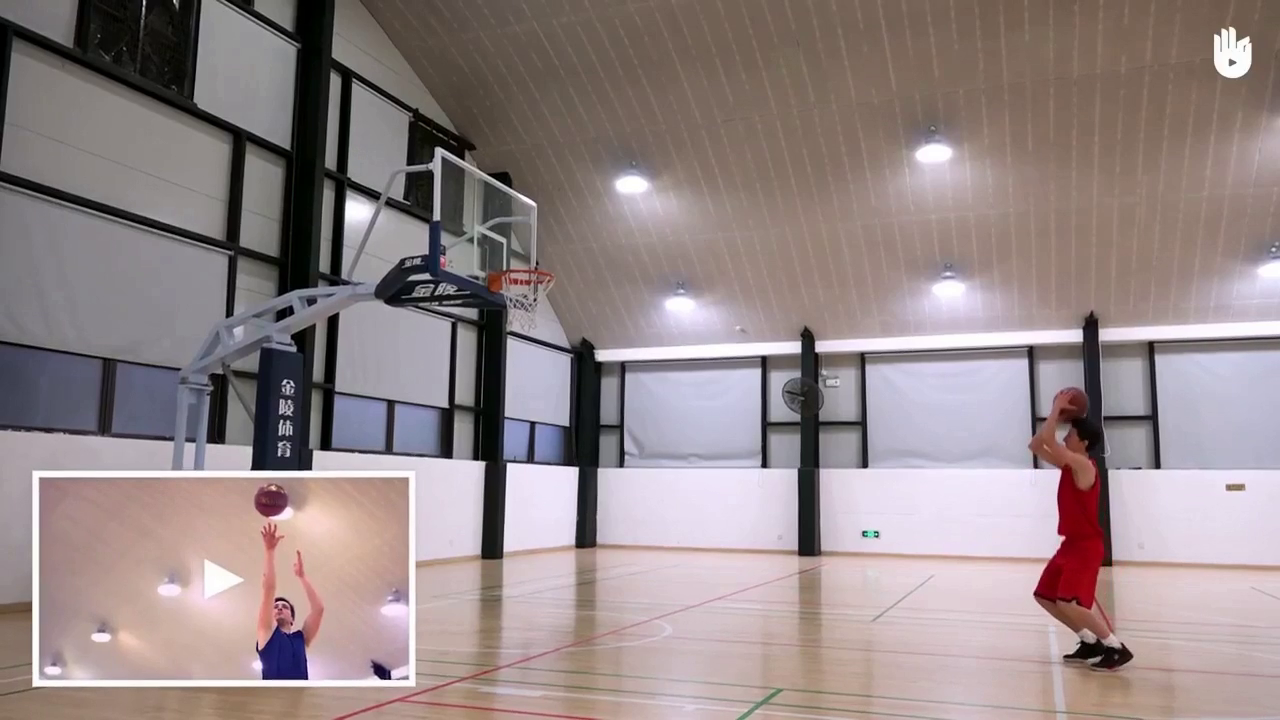
#> input picture frame 11 of Img1/107/bb3.mp4, 1280 x 720 px, given in place of walking.avi, which was not available
$ python 106.py
#> lines starting #> are read from the running program, lines starting #| are printed output that depends on the picture; after the words box and inside, x2 and y2 are one past the last pixel; in counts of white or black regions, pixels touching at a corner belong together; pictures that were not available may be replaced by others from this repository, and a replacement may not be noted
import cv2


# Crie nosso classificador de corpos
body_classifier=cv2.CascadeClassifier('./Imgss/106/haarcascade_fullbody.xml')

# Inicie a captura de vídeo para o arquivo de vídeo
cap = cv2.VideoCapture('./Imgss/106/walking.avi')

# Faça o loop assim que o vídeo for carregado com sucesso
while True:

    # Leia o primeiro quadro
    ret, frame = cap.read()
#> frame is the input picture: shape (720, 1280, 3); mean B, G, R 137.2, 136.4, 150.2


    # Converta cada quadro em escala de cinza
    gray=cv2.cvtColor(frame, cv2.COLOR_BGR2GRAY)
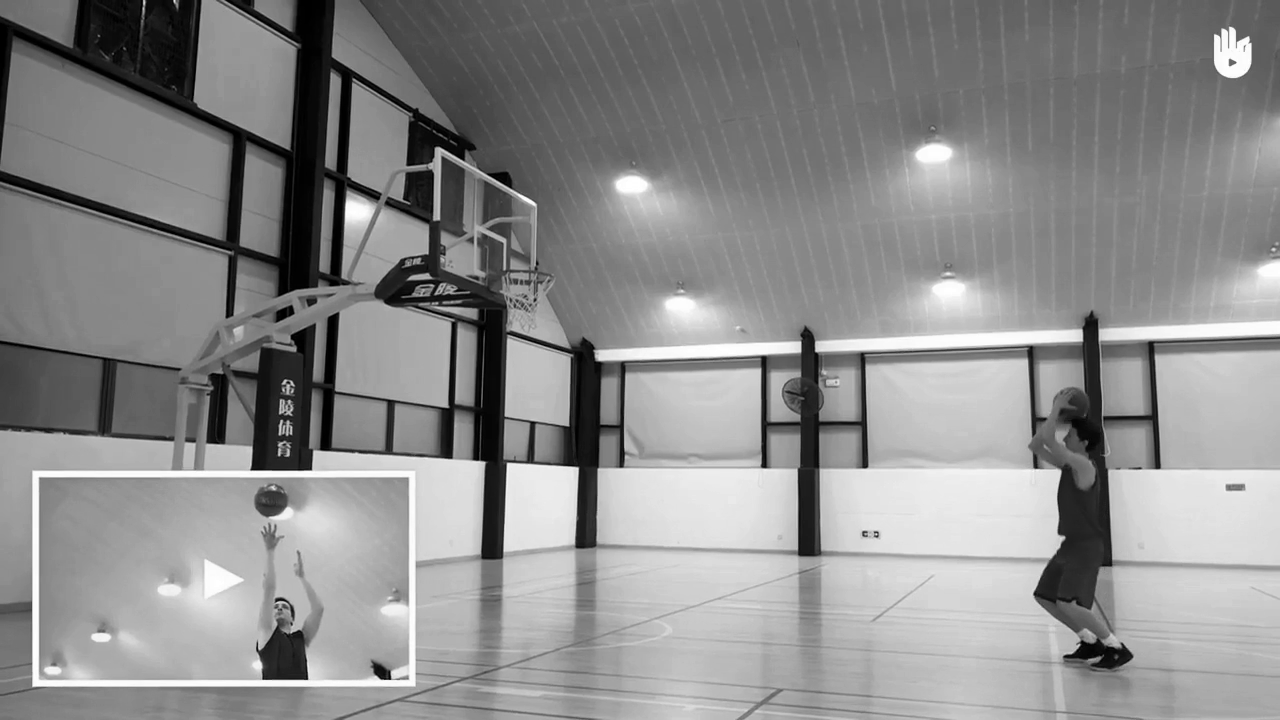
#> gray: shape (720, 1280); min 0, max 255, mean 140.6
    # Passe o quadro para nosso classificador de corpos
    bodies=body_classifier.detectMultiScale(gray)
#> bodies = [[251, 501, 34, 68], [242, 457, 55, 110], [715, 269, 179, 356]]

    # Extraia as caixas delimitadoras para quaisquer corpos identificados
    for (x,y,w,h) in bodies:
     cv2.rectangle(gray,(x,y),(x+w, y+h), (255,0,0), 2)
     ##R=cap[y:(y+h),x:(x+w)]
     cv2.imshow("vid",gray)
#> this loop made 3 passes
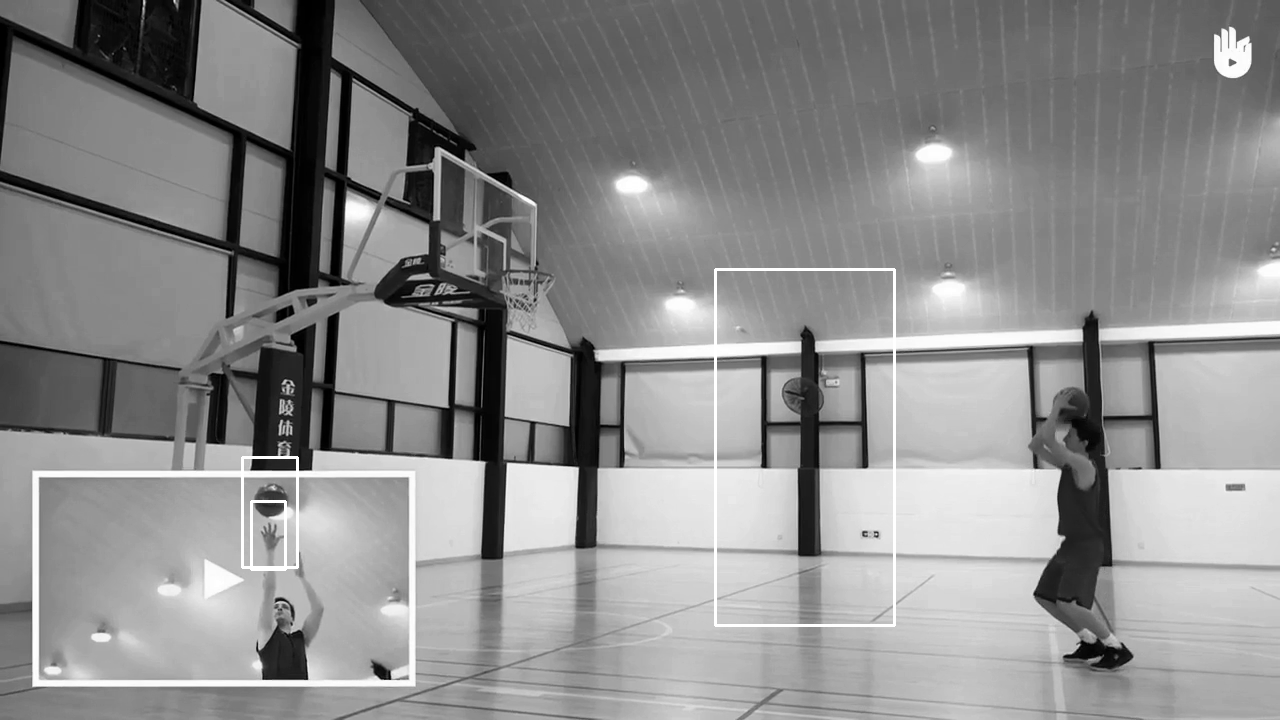
#> gray: shape (720, 1280); 0.52% of pixels changed, all inside (x1, y1, x2, y2) = (241, 268, 896, 627)
    if cv2.waitKey(1) == 32: #32 é a barra de espaço
#> (key Esc is pressed here)
        break


cap.release()
cv2.destroyAllWindows()

$ run again, starting later in the video
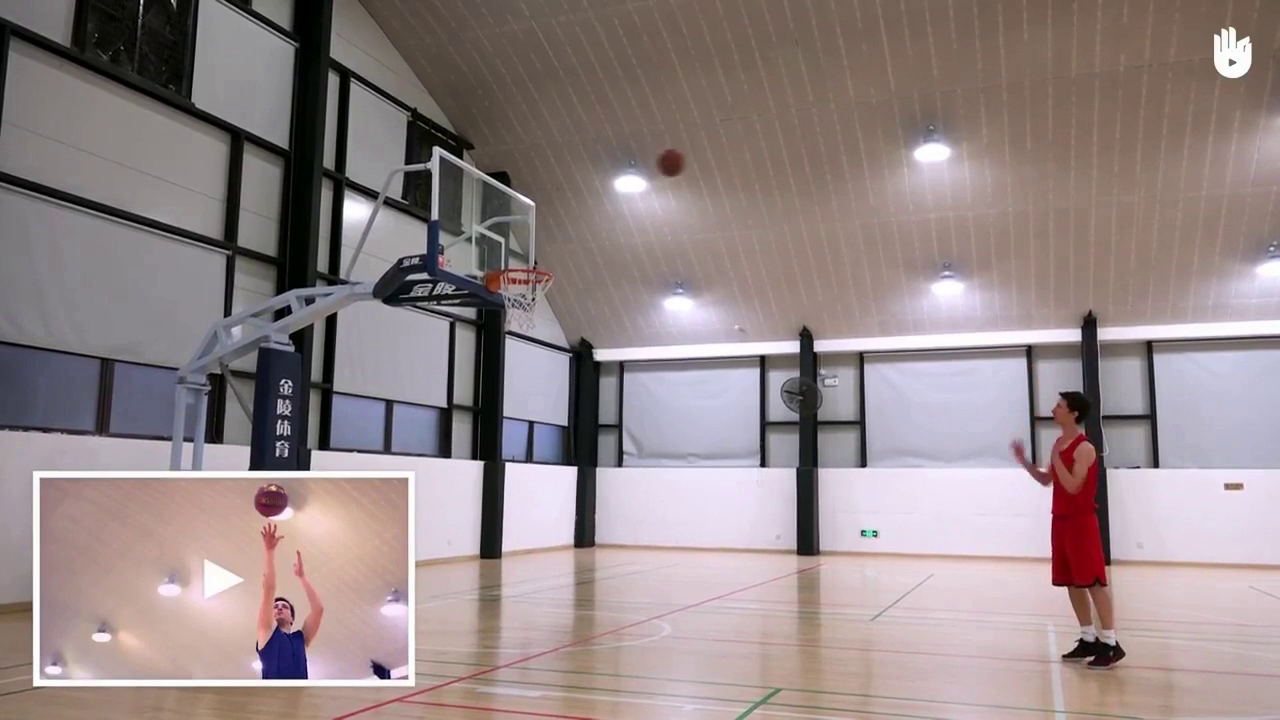
#> input picture frame 52 of Img1/107/bb3.mp4, 1280 x 720 px, given in place of walking.avi, which was not available
#> frame is the input picture: shape (720, 1280, 3); mean B, G, R 137.6, 136.7, 150.5
#> `gray=cv2.cvtColor(frame, cv2.COLOR_BGR2GRAY)`:
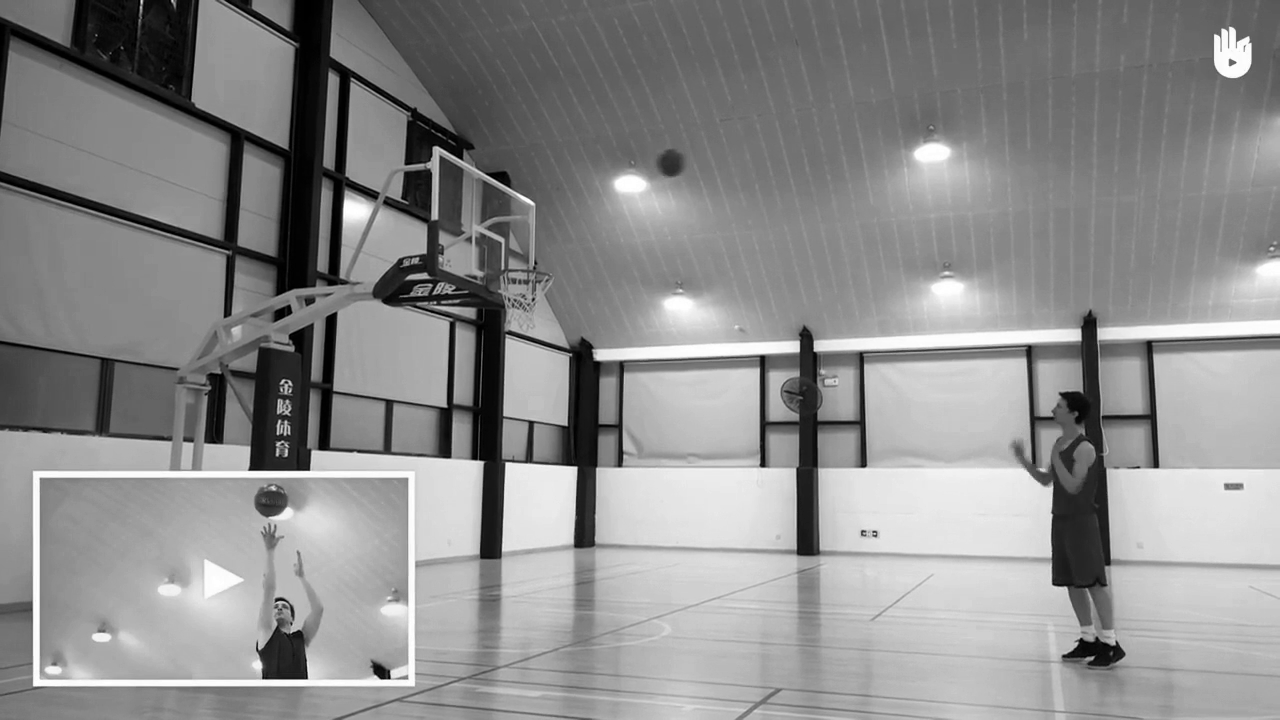
#> gray: shape (720, 1280); min 0, max 255, mean 140.9
#> bodies = [[241, 457, 56, 112]]
#> the loop `for (x,y,w,h) in bodies:` made 1 pass

$ run again, starting later in the video
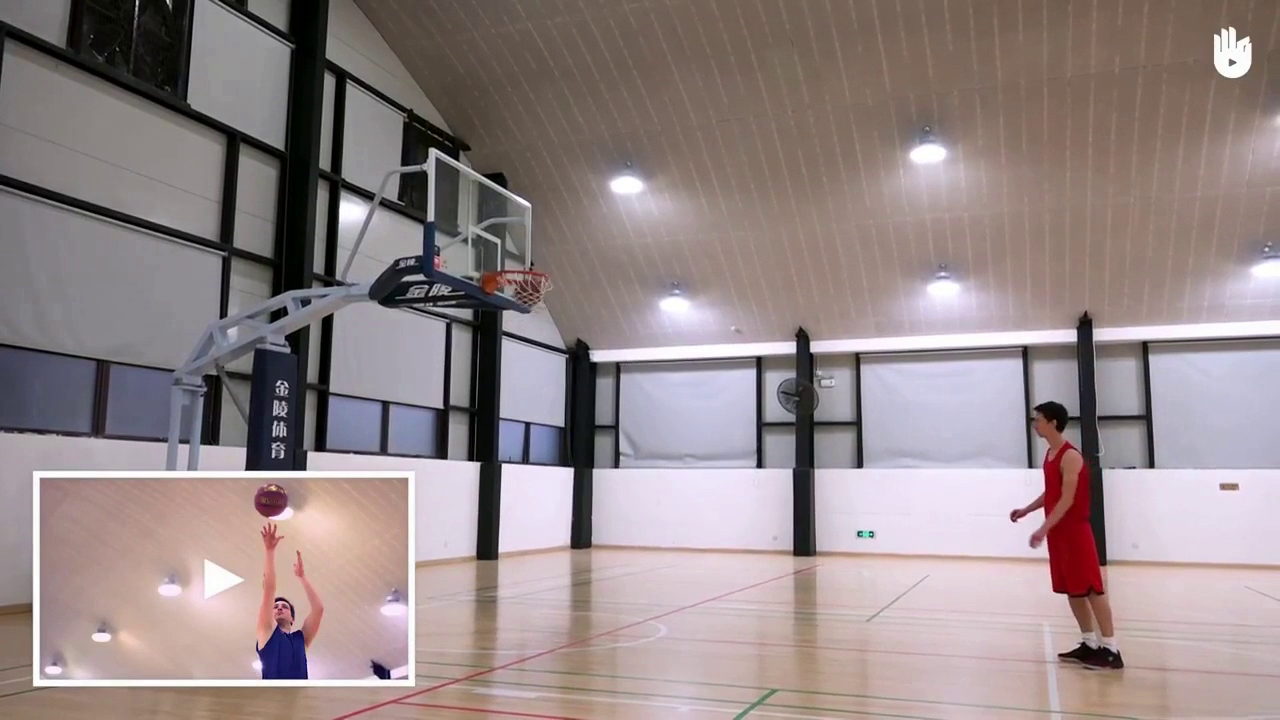
#> input picture frame 92 of Img1/107/bb3.mp4, 1280 x 720 px, given in place of walking.avi, which was not available
#> frame is the input picture: shape (720, 1280, 3); mean B, G, R 137.6, 136.8, 150.5
#> `gray=cv2.cvtColor(frame, cv2.COLOR_BGR2GRAY)`:
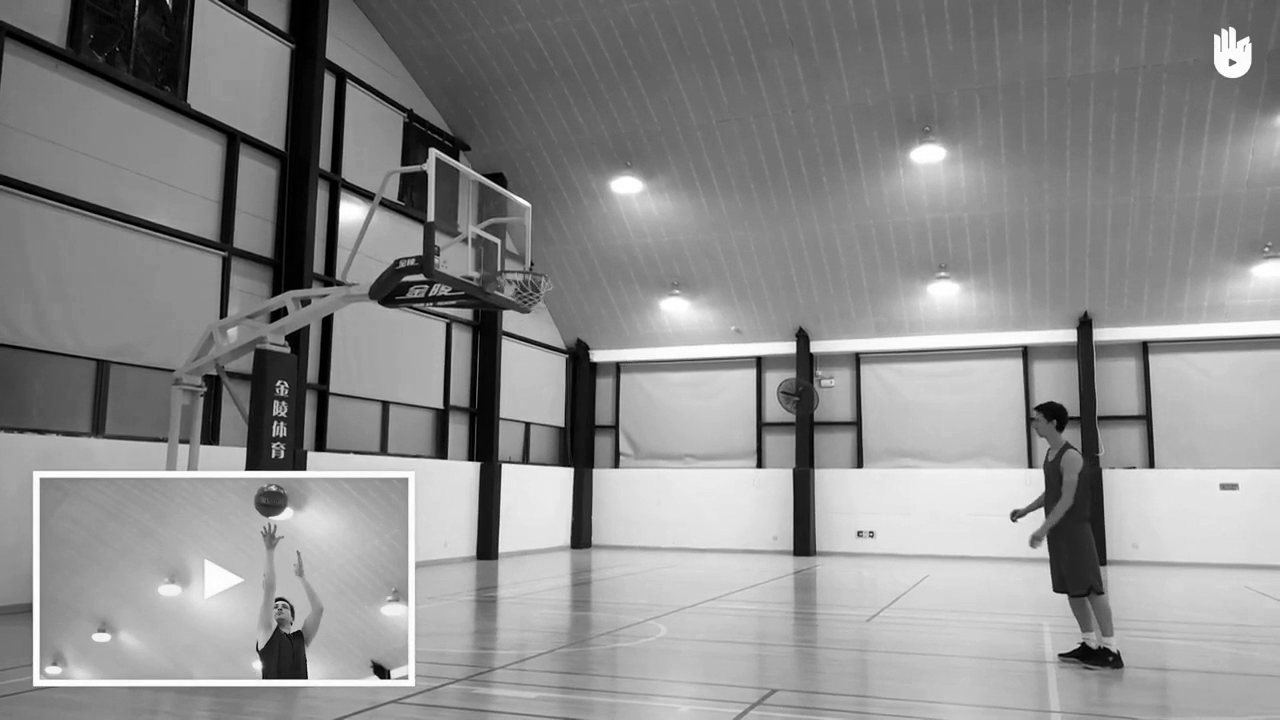
#> gray: shape (720, 1280); min 0, max 255, mean 140.9
#> bodies = [[240, 456, 55, 111], [507, 281, 154, 308], [187, 234, 166, 331], [708, 241, 189, 378]]
#> the loop `for (x,y,w,h) in bodies:` made 4 passes
#> after the loop `for (x,y,w,h) in bodies:`:
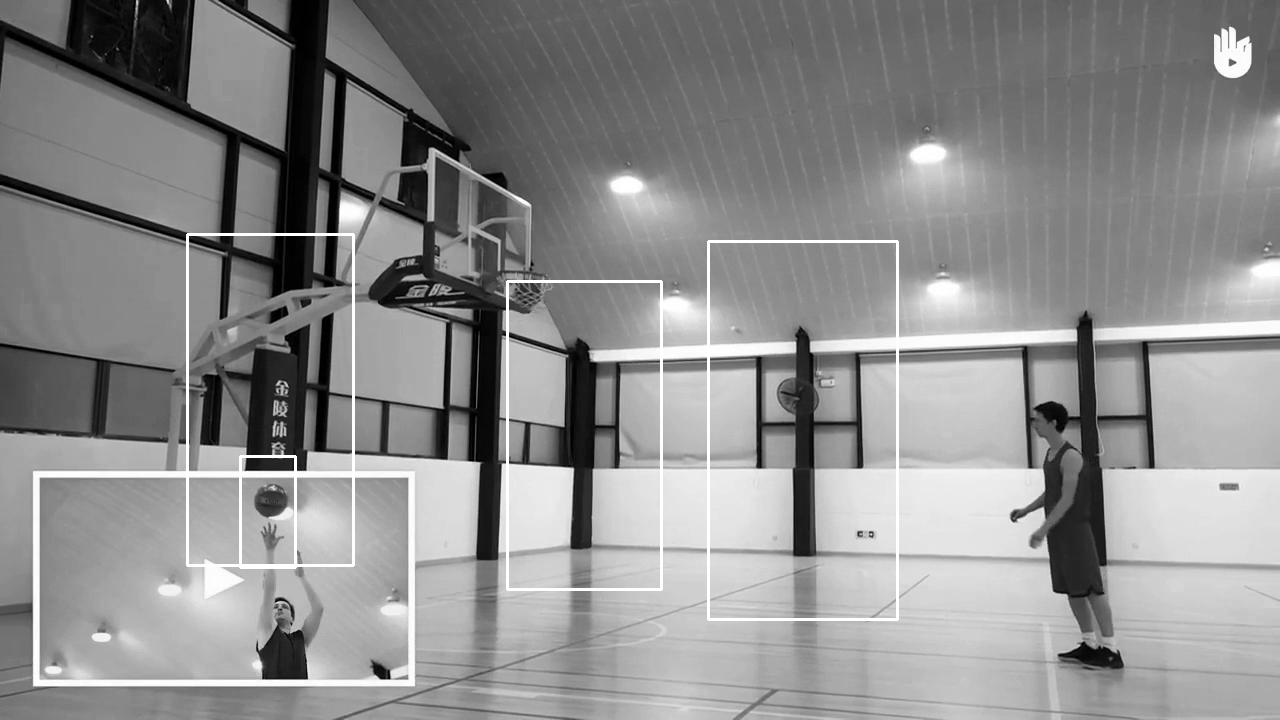
#> gray: shape (720, 1280); 1.09% of pixels changed, all inside (x1, y1, x2, y2) = (186, 233, 899, 621)
